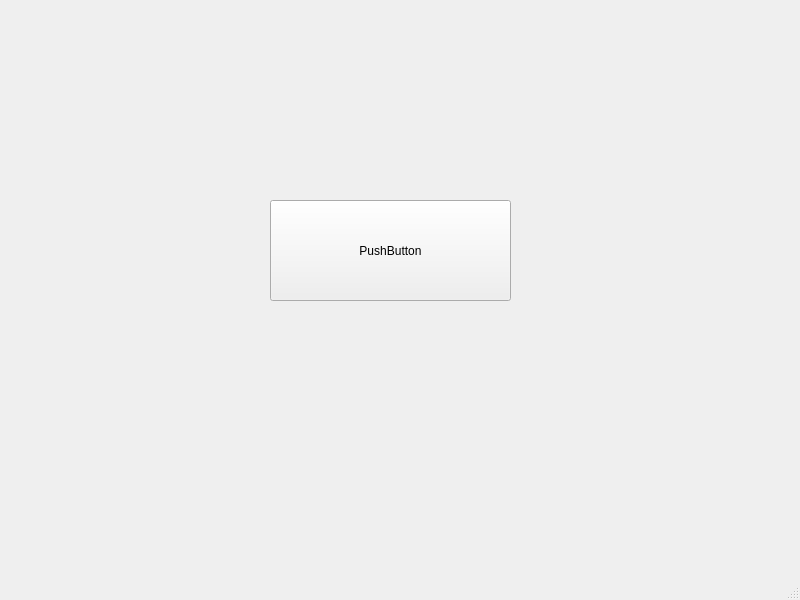
<?xml version="1.0" encoding="UTF-8"?>
<ui version="4.0">
 <class>MainWindow</class>
 <widget class="QMainWindow" name="MainWindow">
  <property name="geometry">
   <rect>
    <x>0</x>
    <y>0</y>
    <width>800</width>
    <height>600</height>
   </rect>
  </property>
  <property name="windowTitle">
   <string>MainWindow</string>
  </property>
  <widget class="QWidget" name="centralwidget">
   <widget class="QPushButton" name="pushButton">
    <property name="geometry">
     <rect>
      <x>270</x>
      <y>200</y>
      <width>241</width>
      <height>101</height>
     </rect>
    </property>
    <property name="text">
     <string>PushButton</string>
    </property>
   </widget>
  </widget>
  <widget class="QMenuBar" name="menubar">
   <property name="geometry">
    <rect>
     <x>0</x>
     <y>0</y>
     <width>800</width>
     <height>26</height>
    </rect>
   </property>
  </widget>
  <widget class="QStatusBar" name="statusbar"/>
 </widget>
 <resources/>
 <connections/>
</ui>
